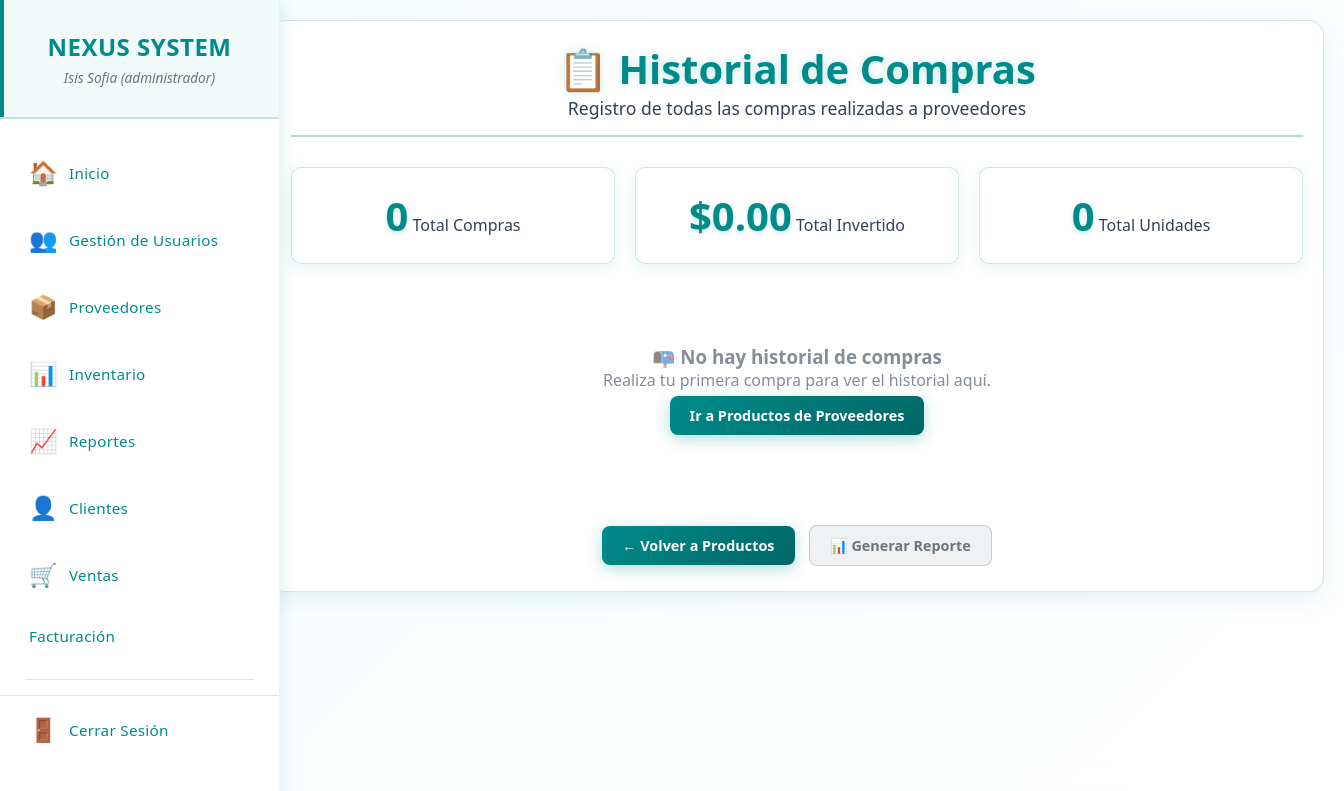
The page /historial_compras.php (signed in) on the database as committed earlier.
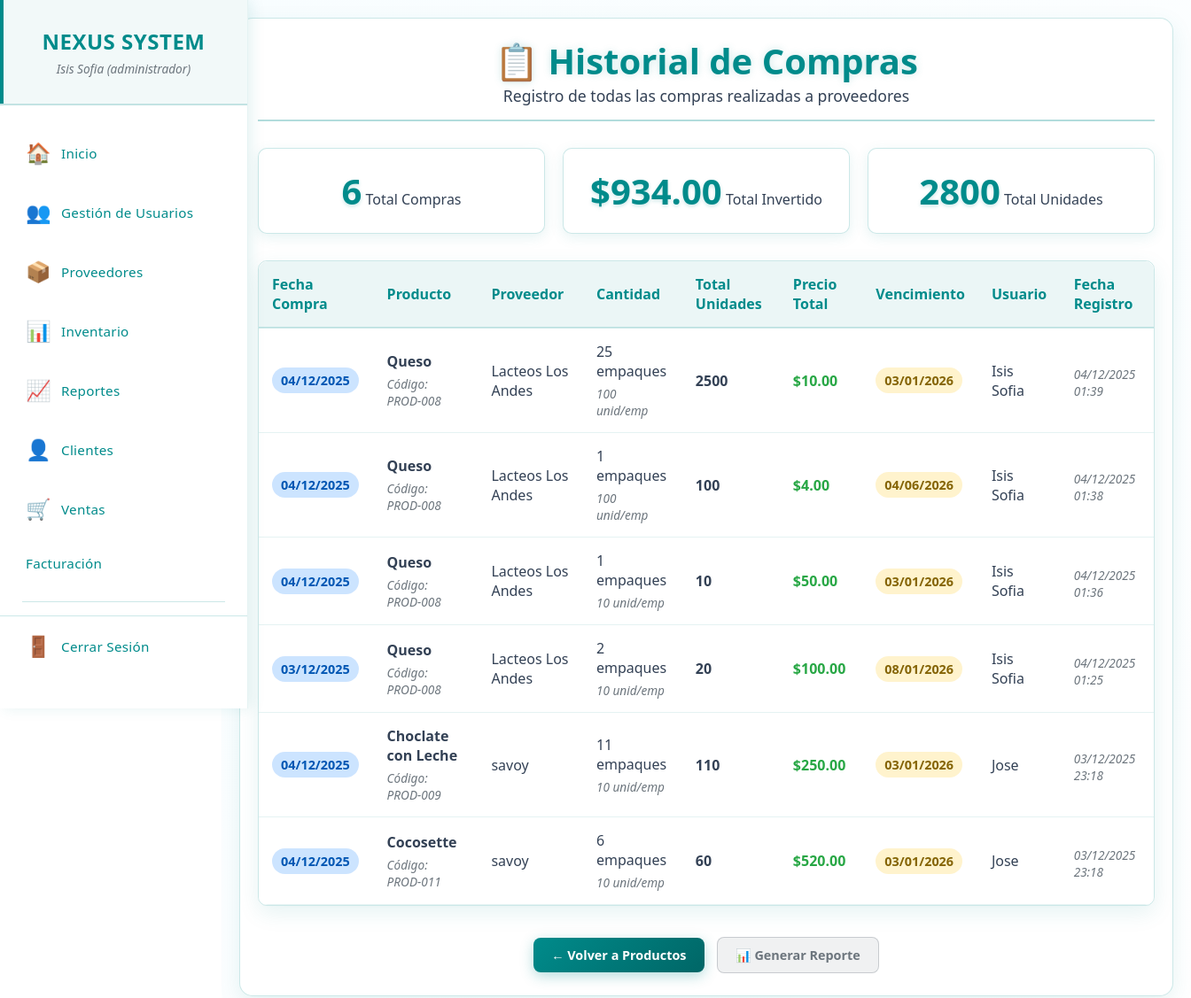
The same page on the database as committed later.
### tables this page shows
CREATE TABLE `historial_compras` (
  `id_historial` int(11) NOT NULL,
  `id_compra` int(11) NOT NULL,
  `id_producto_proveedor` int(11) NOT NULL,
  `cantidad_empaques` int(11) NOT NULL,
  `unidades_empaque` int(11) NOT NULL,
  `total_unidades` int(11) NOT NULL,
  `precio_total` decimal(10,2) NOT NULL,
  `fecha_compra` date NOT NULL,
  `fecha_vencimiento` date NOT NULL,
  `usuario_id` int(11) NOT NULL,
  `fecha_registro` timestamp NOT NULL DEFAULT current_timestamp()
);

CREATE TABLE `productos_proveedor` (
  `id_producto_proveedor` int(11) NOT NULL,
  `codigo_producto` varchar(50) NOT NULL,
  `nombre` varchar(255) NOT NULL,
  `id_categoria` int(11) NOT NULL,
  `id_subcategoria` int(11) DEFAULT NULL,
  `id_proveedor` int(11) NOT NULL,
  `precio_compra` decimal(10,2) NOT NULL,
  `unidad_medida` varchar(20) DEFAULT 'unidad',
  `fecha_compra` date DEFAULT NULL,
  `es_perecedero` tinyint(1) DEFAULT 0,
  `registro` timestamp NOT NULL DEFAULT current_timestamp(),
  `actualizacion` timestamp NOT NULL DEFAULT current_timestamp() ON UPDATE current_timestamp()
);

CREATE TABLE `proveedores` (
  `id_proveedor` int(11) NOT NULL,
  `nombres` varchar(255) NOT NULL,
  `nombre_comercial` varchar(255) NOT NULL,
  `rif` varchar(20) NOT NULL,
  `telefono` varchar(20) DEFAULT NULL,
  `email` varchar(100) DEFAULT NULL,
  `direccion` text DEFAULT NULL,
  `estado` enum('activo','inactivo') DEFAULT 'activo',
  `registro` timestamp NOT NULL DEFAULT current_timestamp(),
  `actualizacion` timestamp NOT NULL DEFAULT current_timestamp() ON UPDATE current_timestamp()
);

CREATE TABLE `usuario` (
  `id_usuario` int(11) NOT NULL,
  `usuario` varchar(50) NOT NULL,
  `nombre` varchar(100) NOT NULL,
  `apellido` varchar(100) NOT NULL,
  `contraseña` varchar(255) NOT NULL,
  `id_rol` int(11) NOT NULL,
  `activo` tinyint(1) DEFAULT 1
);

### permisos.php (called while the page is built, shortened)
<?php
class SistemaPermisos {
    private $permisos = [];
    public function __construct($permisosArray) {
        $this->permisos = $permisosArray;
    }
    public function puedeVer($modulo) {
        return isset($this->permisos[$modulo]['ver']) && $this->permisos[$modulo]['ver'];
    }
}
?>

### historial_compras.php (the view, shortened to what this page needs)
<?php
require_once 'menu.php';
require_once 'permisos.php';
try {
    $sql = "
        SELECT
            hc.*,
            pp.nombre as producto_nombre,
            pp.codigo_producto,
            p.nombre_comercial as proveedor_nombre,
            u.nombre as usuario_nombre
        FROM historial_compras hc
        JOIN productos_proveedor pp ON hc.id_producto_proveedor = pp.id_producto_proveedor
        JOIN proveedores p ON pp.id_proveedor = p.id_proveedor
        JOIN usuario u ON hc.usuario_id = u.id_usuario
        ORDER BY hc.fecha_registro DESC
    ";
    $stmt = $pdo->query($sql);
    $historial = $stmt->fetchAll(PDO::FETCH_ASSOC);
    $total_compras = count($historial);
    $total_invertido = array_sum(array_column($historial, 'precio_total'));
    $total_unidades = array_sum(array_column($historial, 'total_unidades'));
} catch (PDOException $e) {
    die("Error al consultar historial: " . $e->getMessage());
}
?>
<!DOCTYPE html>
<html lang="es">
<head>
    <link rel="stylesheet" href="css/proveedores.css">
</head>
<body>
   <main class="main-content">
        <div class="content-wrapper">
            <div class="container">
                <div class="header">
                    <h1>📋 Historial de Compras</h1>
                    <p>Registro de todas las compras realizadas a proveedores</p>
                </div>
                <div class="stats-container">
                    <div class="stat-card">
                        <span class="stat-number"><?php echo $total_compras; ?></span>
                        <span class="stat-label">Total Compras</span>
                    </div>
                    <div class="stat-card">
                        <span class="stat-number">$<?php echo number_format($total_invertido, 2); ?></span>
                        <span class="stat-label">Total Invertido</span>
                    </div>
                    <div class="stat-card">
                        <span class="stat-number"><?php echo $total_unidades; ?></span>
                        <span class="stat-label">Total Unidades</span>
                    </div>
                </div>
                <?php if ($total_compras > 0): ?>
                    <div class="table-container">
                        <table class="table">
                            <thead>
                                <tr>
                                    <th>Fecha Compra</th>
                                    <th>Producto</th>
                                    <th>Proveedor</th>
                                    <th>Cantidad</th>
                                    <th>Total Unidades</th>
                                    <th>Precio Total</th>
                                    <th>Vencimiento</th>
                                    <th>Usuario</th>
                                    <th>Fecha Registro</th>
                                </tr>
                            </thead>
                            <tbody>
                                <?php foreach ($historial as $row): ?>
                                    <tr>
                                        <td>
                                            <span class="badge badge-info">
                                                <?php echo date('d/m/Y', strtotime($row['fecha_compra'])); ?>
                                            </span>
                                        </td>
                                        <td>
                                            <strong><?php echo htmlspecialchars($row['producto_nombre']); ?></strong><br>
                                            <small>Código: <?php echo $row['codigo_producto']; ?></small>
                                        </td>
                                        <td><?php echo $row['proveedor_nombre']; ?></td>
                                        <td>
                                            <?php echo $row['cantidad_empaques']; ?> empaques<br>
                                            <small><?php echo $row['unidades_empaque']; ?> unid/emp</small>
                                        </td>
                                        <td style="font-weight: bold;">
                                            <?php echo $row['total_unidades']; ?>
                                        </td>
                                        <td style="font-weight: bold; color: #28a745;">
                                            $<?php echo number_format($row['precio_total'], 2); ?>
                                        </td>
                                        <td>
                                            <span class="badge badge-warning">
                                                <?php echo date('d/m/Y', strtotime($row['fecha_vencimiento'])); ?>
                                            </span>
                                        </td>
                                        <td><?php echo $row['usuario_nombre']; ?></td>
                                        <td>
                                            <small><?php echo date('d/m/Y H:i', strtotime($row['fecha_registro'])); ?></small>
                                        </td>
                                    </tr>
                                <?php endforeach; ?>
                            </tbody>
                        </table>
                    </div>
                <?php else: ?>
                    <div class="empty-state">
                        <h3>📭 No hay historial de compras</h3>
                        <p>Realiza tu primera compra para ver el historial aquí.</p>
                        <a href="productos_proveedores.php" class="btn btn-primary">
                            Ir a Productos de Proveedores
                        </a>
                    </div>
                <?php endif; ?>
                <div class="action-buttons">
                    <a href="productos_proveedores.php" class="btn btn-primary">← Volver a Productos</a>
                    <a href="reporte_compras.php" class="btn btn-secondary">📊 Generar Reporte</a>
                </div>
            </div>
        </div>
    </main>
</body>
</html>

### menu.php (shortened to what this page needs)
<?php
require_once 'permisos.php';
$sistemaPermisos = new SistemaPermisos($_SESSION['permisos']);
if (!isset($current_page)) {
    $current_page = basename($_SERVER['PHP_SELF']);
}
?>
<!DOCTYPE html>
<html lang="es">
<head>
    <link rel="stylesheet" href="css/menu.css">
</head>
<body>
    <div class="main-container">
        <nav class="sidebar">
            <div class="sidebar-header">
                <h2>NEXUS SYSTEM</h2>
                <div class="user-info">
                    <small><?php echo $_SESSION['nombre']; ?> (<?php echo $_SESSION['rol']; ?>)</small>
                </div>
            </div>
            <ul class="sidebar-menu">
                <li>
                    <a href="inicio.php" class="menu-item <?php echo $current_page == 'inicio.php' ? 'active' : ''; ?>">
                        <span class="menu-icon">🏠</span>
                        <span class="menu-text">Inicio</span>
                    </a>
                </li>
                <?php if ($sistemaPermisos->puedeVer('gestion_usuario')): ?>
                <li>
                    <a href="gestion_usuarios.php" class="menu-item <?php echo $current_page == 'gestion_usuarios.php' ? 'active' : ''; ?>">
                        <span class="menu-icon">👥</span>
                        <span class="menu-text">Gestión de Usuarios</span>
                    </a>
                </li>
                <?php endif; ?>
                <?php if ($sistemaPermisos->puedeVer('proveedores')): ?>
                <li>
                    <a href="proveedores.php" class="menu-item <?php echo $current_page == 'proveedores.php' ? 'active' : ''; ?>">
                        <span class="menu-icon">📦</span>
                        <span class="menu-text">Proveedores</span>
                    </a>
                </li>
                <?php endif; ?>
                <?php if ($sistemaPermisos->puedeVer('Inventario')): ?>
                <li>
                    <a href="productos.php" class="menu-item <?php echo $current_page == 'productos.php' ? 'active' : ''; ?>">
                        <span class="menu-icon">📊</span>
                        <span class="menu-text">Inventario</span>
                    </a>
                </li>
                <?php endif; ?>
                <?php if ($sistemaPermisos->puedeVer('reportes')): ?>
                <li>
                    <a href="reportes.php" class="menu-item <?php echo $current_page == 'reportes.php' ? 'active' : ''; ?>">
                        <span class="menu-icon">📈</span>
                        <span class="menu-text">Reportes</span>
                    </a>
                </li>
                <?php endif; ?>
                <?php if ($sistemaPermisos->puedeVer('clientes')): ?>
                <li>
                    <a href="clientes.php" class="menu-item <?php echo $current_page == 'clientes.php' ? 'active' : ''; ?>">
                        <span class="menu-icon">👤</span>
                        <span class="menu-text">Clientes</span>
                    </a>
                </li>
                <?php endif; ?>
                <?php if ($sistemaPermisos->puedeVer('ventas')): ?>
                <li>
                    <a href="venta.php" class="menu-item <?php echo $current_page == 'venta.php' ? 'active' : ''; ?>">
                        <span class="menu-icon">🛒</span>
                        <span class="menu-text">Ventas</span>
                    </a>
                </li>
                <?php endif; ?>
                <li>
                    <a href="facturacion.php" class="menu-item <?php echo $current_page == 'facturacion.php' ? 'active' : ''; ?>">
                        <span class="menu-text">Facturación</span>
                    </a>
                </li>
                <div class="menu-separator"></div>
                <li class="logout-item">
                    <a href="cerrar_sesion.php" class="menu-item">
                        <span class="menu-icon">🚪</span>
                        <span class="menu-text">Cerrar Sesión</span>
                    </a>
                </li>
            </ul>
        </nav>

### css/menu.css (style rules this page uses)
* { margin: 0; padding: 0; box-sizing: border-box; }
body { font-family: 'Segoe UI', Tahoma, Geneva, Verdana, sans-serif; background: #ffffff; color: #334155; overflow-x: hidden; }
.main-container { display: flex; min-height: 100vh; }
.sidebar { width: 280px; background: #ffffff; color: #008B8B; padding: 0; box-shadow: 4px 0 15px rgba(0, 139, 139, 0.1); position: fixed; height: 100vh; left: 0; top: 0; z-index: 1000; overflow-y: auto; border-right: 1px solid rgba(0, 139, 139, 0.1); }
.sidebar-header { padding: 30px 25px; text-align: center; border-bottom: 2px solid rgba(0, 139, 139, 0.2); margin-bottom: 20px; background: rgba(0, 139, 139, 0.05); position: relative; }
.sidebar-header::before { content: ''; position: absolute; top: 0; left: 0; width: 4px; height: 100%; background: #008B8B; }
.sidebar-header h2 { color: #008B8B; margin: 0; font-size: 1.5em; font-weight: 700; letter-spacing: 0.5px; }
.sidebar-menu { list-style: none; padding: 0; margin: 0; height: calc(100vh - 140px); overflow-y: auto; }
.sidebar-menu li { margin: 0; padding: 0; }
.menu-item { display: flex; align-items: center; padding: 18px 25px; color: #008B8B; text-decoration: none; transition: all 0.3s ease; border-left: 4px solid transparent; font-size: 1.1em; position: relative; }
.menu-icon { margin-right: 15px; font-size: 1.3em; width: 25px; text-align: center; transition: all 0.3s ease; color: #008B8B; }
.menu-text { font-size: 0.95rem; font-weight: 500; letter-spacing: 0.3px; color: #008B8B; }
.menu-separator { height: 1px; background: rgba(0, 139, 139, 0.2); margin: 15px 25px; }
.logout-item { margin-top: 30px; border-top: 1px solid rgba(0, 139, 139, 0.2); padding-top: 15px; }
.logout-item .menu-item { color: #008B8B; }
.main-content { flex: 1; margin-left: 280px; padding: 30px; background: #ffffff; min-height: 100vh; }

Rows that differ between the two databases and show on the page:
added historial_compras: fecha_compra "04/12/2025", id_producto_proveedor.nombre "Queso", id_producto_proveedor.codigo_producto "PROD-008", proveedores.nombre_comercial "Lacteos Los Andes", cantidad_empaques "25", unidades_empaque "100", total_unidades "2500", precio_total "10.00", fecha_vencimiento "03/01/2026", usuario.nombre "Isis Sofia", fecha_registro "04/12/2025 01:39"
added historial_compras: fecha_compra "04/12/2025", id_producto_proveedor.nombre "Queso", id_producto_proveedor.codigo_producto "PROD-008", proveedores.nombre_comercial "Lacteos Los Andes", cantidad_empaques "1", unidades_empaque "100", total_unidades "100", precio_total "4.00", fecha_vencimiento "04/06/2026", usuario.nombre "Isis Sofia", fecha_registro "04/12/2025 01:38"
added historial_compras: fecha_compra "04/12/2025", id_producto_proveedor.nombre "Queso", id_producto_proveedor.codigo_producto "PROD-008", proveedores.nombre_comercial "Lacteos Los Andes", cantidad_empaques "1", unidades_empaque "10", total_unidades "10", precio_total "50.00", fecha_vencimiento "03/01/2026", usuario.nombre "Isis Sofia", fecha_registro "04/12/2025 01:36"
added historial_compras: fecha_compra "03/12/2025", id_producto_proveedor.nombre "Queso", id_producto_proveedor.codigo_producto "PROD-008", proveedores.nombre_comercial "Lacteos Los Andes", cantidad_empaques "2", unidades_empaque "10", total_unidades "20", precio_total "100.00", fecha_vencimiento "08/01/2026", usuario.nombre "Isis Sofia", fecha_registro "04/12/2025 01:25"
added historial_compras: fecha_compra "04/12/2025", id_producto_proveedor.nombre "Choclate con Leche", id_producto_proveedor.codigo_producto "PROD-009", proveedores.nombre_comercial "savoy", cantidad_empaques "11", unidades_empaque "10", total_unidades "110", precio_total "250.00", fecha_vencimiento "03/01/2026", usuario.nombre "Jose", fecha_registro "03/12/2025 23:18"
added historial_compras: fecha_compra "04/12/2025", id_producto_proveedor.nombre "Cocosette", id_producto_proveedor.codigo_producto "PROD-011", proveedores.nombre_comercial "savoy", cantidad_empaques "6", unidades_empaque "10", total_unidades "60", precio_total "520.00", fecha_vencimiento "03/01/2026", usuario.nombre "Jose", fecha_registro "03/12/2025 23:18"
Other text that changed with them:
$total_compras: "0" → "6"
$total_invertido: "0.00" → "934.00"
$total_unidades: "0" → "2800"
text no longer shown: "📭 No hay historial de compras Realiza tu primera compra para ver el historial aquí. Ir a Productos de Proveedores"
text now shown: "Fecha Compra Producto Proveedor Cantidad Total Unidades Precio Total Vencimiento Usuario Fecha Registro"
